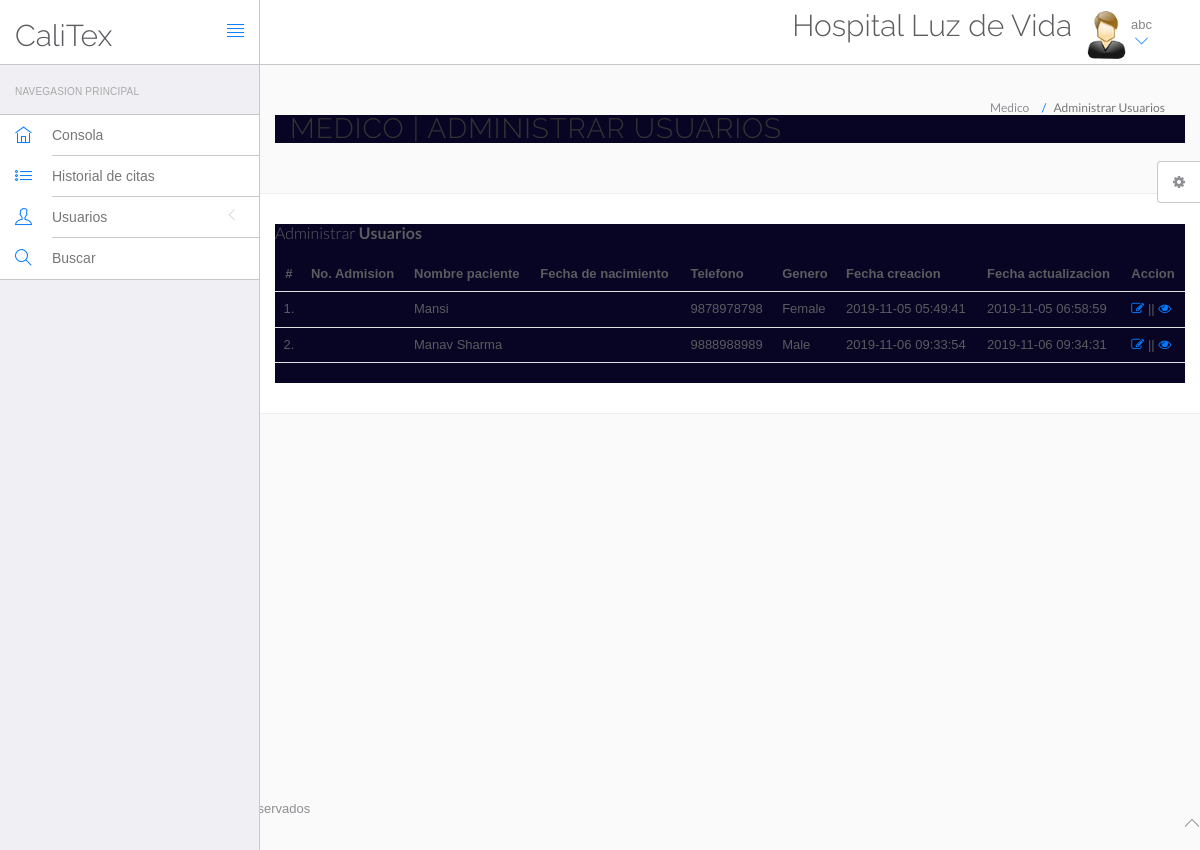
The app's page /hms/doctor/manage-patient.php (signed in) with its own data.
### tables this page shows
CREATE TABLE `doctors` (
  `id` int(11) NOT NULL AUTO_INCREMENT,
  `specilization` varchar(255) DEFAULT NULL,
  `doctorName` varchar(255) DEFAULT NULL,
  `address` longtext DEFAULT NULL,
  `docFees` varchar(255) DEFAULT NULL,
  `contactno` bigint(11) DEFAULT NULL,
  `docEmail` varchar(255) DEFAULT NULL,
  `password` varchar(255) DEFAULT NULL,
  `creationDate` timestamp NULL DEFAULT current_timestamp(),
  `updationDate` timestamp NULL DEFAULT NULL ON UPDATE current_timestamp(),
  PRIMARY KEY (`id`)
);

CREATE TABLE `tblpatient` (
  `ID` int(10) NOT NULL AUTO_INCREMENT,
  `Docid` int(10) DEFAULT NULL,
  `PatientName` varchar(200) DEFAULT NULL,
  `PatientContno` bigint(10) DEFAULT NULL,
  `PatientEmail` varchar(200) DEFAULT NULL,
  `PatientGender` varchar(50) DEFAULT NULL,
  `PatientAdd` mediumtext DEFAULT NULL,
  `PatientAge` int(10) DEFAULT NULL,
  `PatientMedhis` mediumtext DEFAULT NULL,
  `CreationDate` timestamp NULL DEFAULT current_timestamp(),
  `UpdationDate` timestamp NULL DEFAULT NULL ON UPDATE current_timestamp(),
  PRIMARY KEY (`ID`)
);

### hms/doctor/manage-patient.php (the view, shortened to what this page needs)
<?php
include('include/config.php');
?>
<!DOCTYPE html>
<html lang="en">
	<head>
		<link rel="stylesheet" href="vendor/bootstrap/css/bootstrap.min.css">
		<link rel="stylesheet" href="vendor/fontawesome/css/font-awesome.min.css">
		<link rel="stylesheet" href="vendor/themify-icons/themify-icons.min.css">
		<link href="vendor/animate.css/animate.min.css" rel="stylesheet" media="screen">
		<link href="vendor/perfect-scrollbar/perfect-scrollbar.min.css" rel="stylesheet" media="screen">
		<link href="vendor/switchery/switchery.min.css" rel="stylesheet" media="screen">
		<link href="vendor/bootstrap-touchspin/jquery.bootstrap-touchspin.min.css" rel="stylesheet" media="screen">
		<link href="vendor/select2/select2.min.css" rel="stylesheet" media="screen">
		<link href="vendor/bootstrap-datepicker/bootstrap-datepicker3.standalone.min.css" rel="stylesheet" media="screen">
		<link href="vendor/bootstrap-timepicker/bootstrap-timepicker.min.css" rel="stylesheet" media="screen">
		<link rel="stylesheet" href="assets/css/styles.css">
		<link rel="stylesheet" href="assets/css/plugins.css">
		<link rel="stylesheet" href="assets/css/themes/theme-1.css" id="skin_color" />
	</head>
	<body>
		<div id="app">
<?php include('include/sidebar.php');?>
<div class="app-content">
<?php include('include/header.php');?>
<div class="main-content" >
<div class="wrap-content container" id="container">
<section id="page-title">
<div class="row">
<div class="col-sm-10">
<h1 class="mainTitle">Medico | Administrar Usuarios</h1>
</div>
<ol class="breadcrumb">
<li>
<span>Medico</span>
</li>
<li class="active">
<span>Administrar Usuarios</span>
</li>
</ol>
</div>
</section>
<div class="container-fluid container-fullw bg-white">
<div class="row">
<div class="col-md-14">
<h5 class="over-title margin-bottom-15">Administrar <span class="text-bold"> Usuarios</span></h5>
<table class="table table-hover" id="sample-table-1">
<thead>
<tr>
<th class="center">#</th>
<th>No. Admision</th>
<th>Nombre paciente</th>
<th>Fecha de nacimiento</th>
<th>Telefono</th>
<th>Genero</th>
<th>Fecha creacion</th>
<th>Fecha actualizacion</th>
<th>Accion</th>
</tr>
</thead>
<tbody>
<?php
$docid=$_SESSION['id'];
$sql=mysqli_query($con,"select * from tblpatient where Docid='$docid' ");
$cnt=1;
while($row=mysqli_fetch_array($sql))
{
?>
<tr>
<td class="center"><?php echo $cnt;?>.</td>
<td><?php echo $row['PatientAdmision'];?></td>
<td class="hidden-xs"><?php echo $row['PatientName'];?></td>
<td><?php echo $row['FechaNac'];?></td>
<td><?php echo $row['PatientContno'];?></td>
<td><?php echo $row['PatientGender'];?></td>
<td><?php echo $row['CreationDate'];?></td>
<td><?php echo $row['UpdationDate'];?>
</td>
<td>
<a href="edit-patient.php?editid=<?php echo $row['ID'];?>"><i class="fa fa-edit"></i></a> || <a href="view-patient.php?viewid=<?php echo $row['ID'];?>"><i class="fa fa-eye"></i></a>
</td>
</tr>
<?php
$cnt=$cnt+1;
 }?>
 </tbody>
</table>
</div>
</div>
</div>
</div>
</div>
</div>
</div>
	<?php include('include/footer.php');?>
	<?php include('include/setting.php');?>
	</body>
</html>

### hms/doctor/include/header.php (shortened to what this page needs)
<header class="navbar navbar-default navbar-static-top">
					<div class="navbar-header">
						<a class="navbar-brand" href="#">
							<h2 style="padding-top:20% ">CaliTex</h2>
						</a>
						<a href="#" class="sidebar-toggler pull-right visible-md visible-lg" data-toggle-class="app-sidebar-closed" data-toggle-target="#app">
							<i class="ti-align-justify"></i>
						</a>
					</div>
					<div class="navbar-collapse collapse">
						<ul class="nav navbar-right">
								<li  style="padding-top:2% ">
								<h2>Hospital Luz de Vida</h2>
							</li>
							<li class="dropdown current-user">
								<a href class="dropdown-toggle" data-toggle="dropdown">
									<img src="assets/images/images.jpg" > <span class="username">
									<?php $query=mysqli_query($con,"select doctorName from doctors where id='".$_SESSION['id']."'");
while($row=mysqli_fetch_array($query))
{
	echo $row['doctorName'];
}
									?> <i class="ti-angle-down"></i></i></span>
								</a>
							</li>
						</ul>
					</div>
				</header>

### hms/doctor/assets/css/themes/theme-1.css (style rules this page uses)
body { background: #FAFAFA; }
header .navbar-header { background: #ffffff !important; border-right-color: #c8c7cc !important; border-bottom-color: #c8c7cc !important; }
header .navbar-header .sidebar-toggler, header .navbar-header .sidebar-mobile-toggler { color: #007aff !important; }
header .navbar-header .navbar-brand { color: #777 !important; }
header .navbar-collapse { background: #ffffff !important; border-bottom-color: #c8c7cc !important; box-shadow: none !important; }
header .navbar-collapse .navbar-right > li > a { color: #777; }
header .navbar-collapse .navbar-right > li > a i { color: #007aff !important; }

### records on screen
doctors: doctorName "abc"
tblpatient: PatientName "Mansi", PatientContno "9878978798", PatientGender "Female", CreationDate "2019-11-05 05:49:41", UpdationDate "2019-11-05 06:58:59"
tblpatient: PatientName "Manav Sharma", PatientContno "9888988989", PatientGender "Male", CreationDate "2019-11-06 09:33:54", UpdationDate "2019-11-06 09:34:31"
